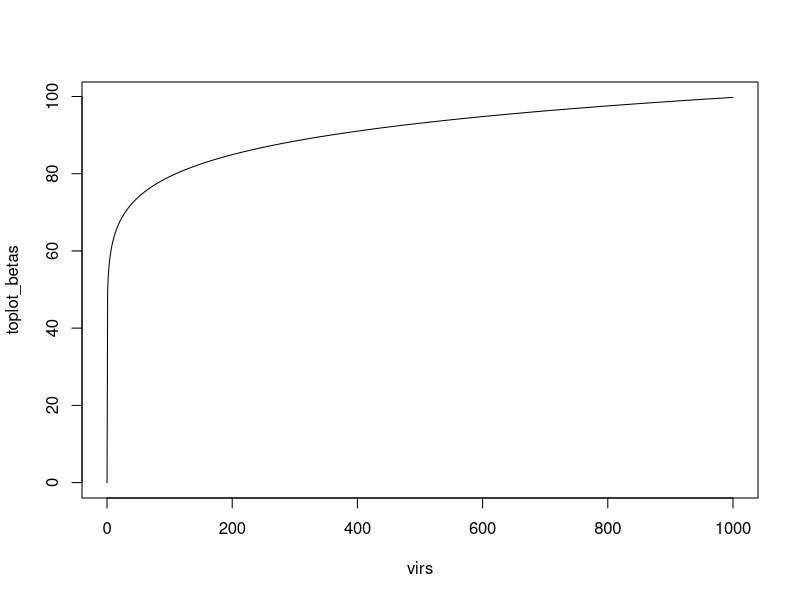
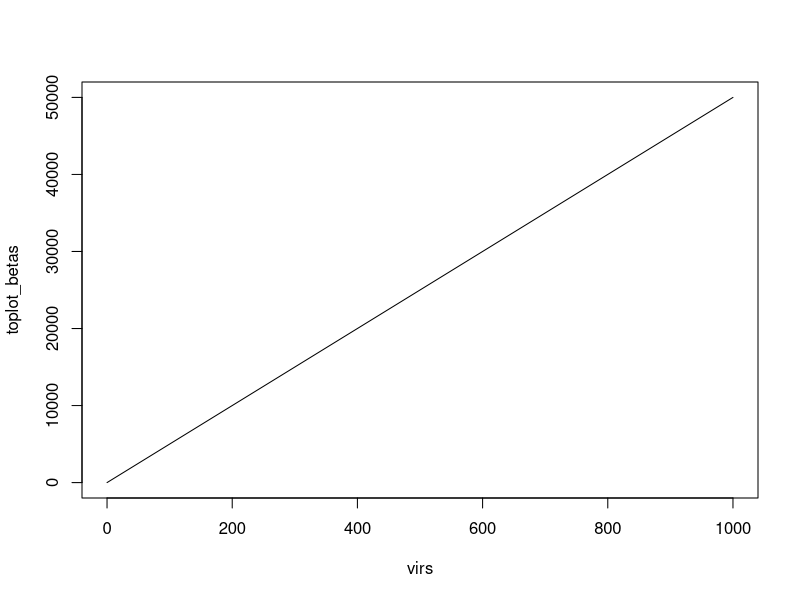
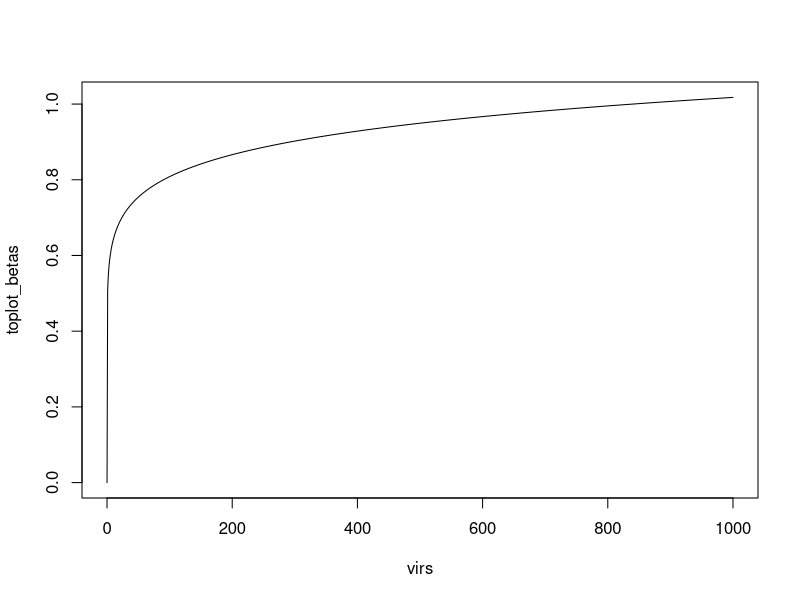
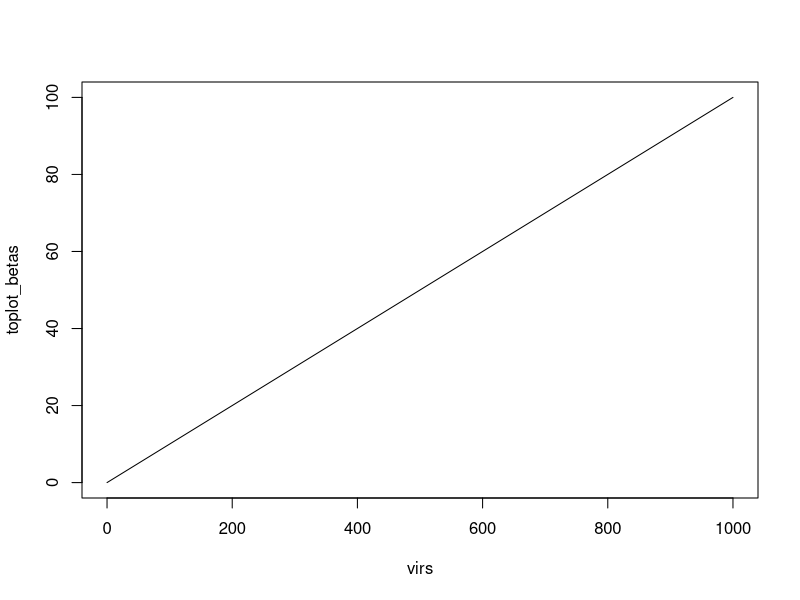
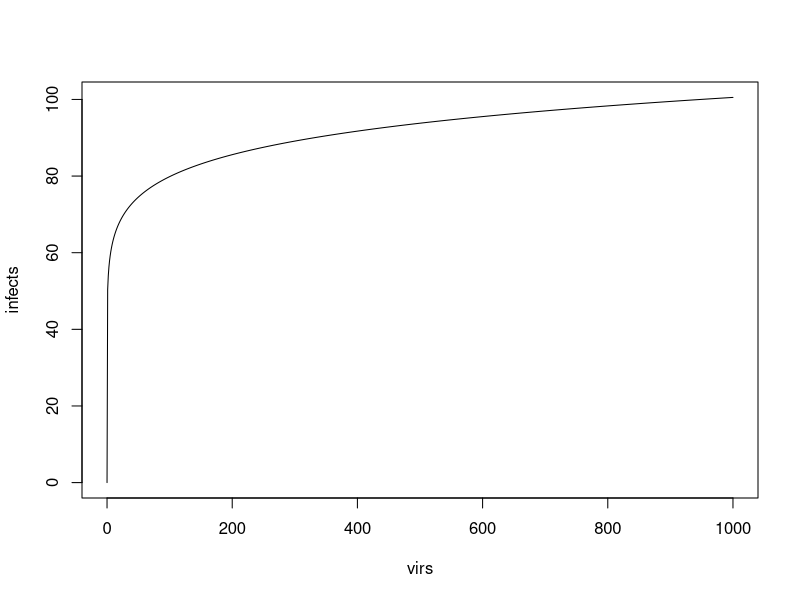
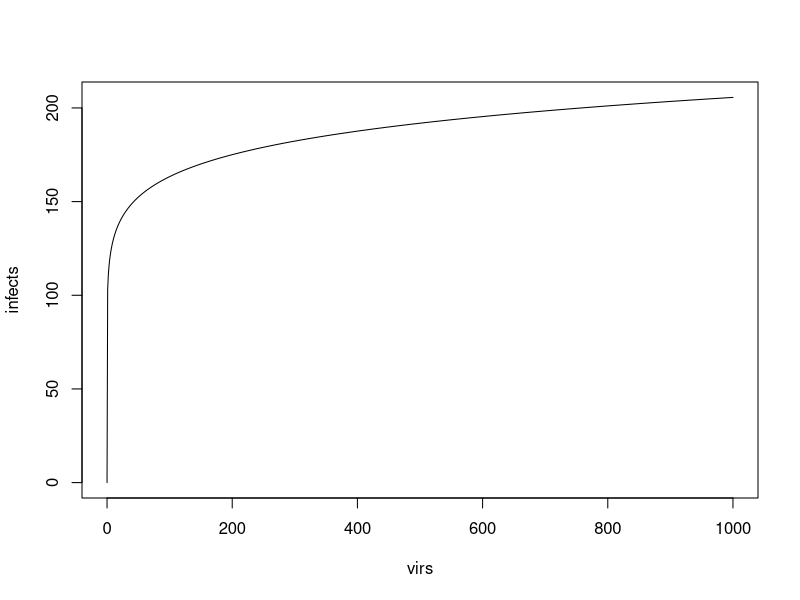
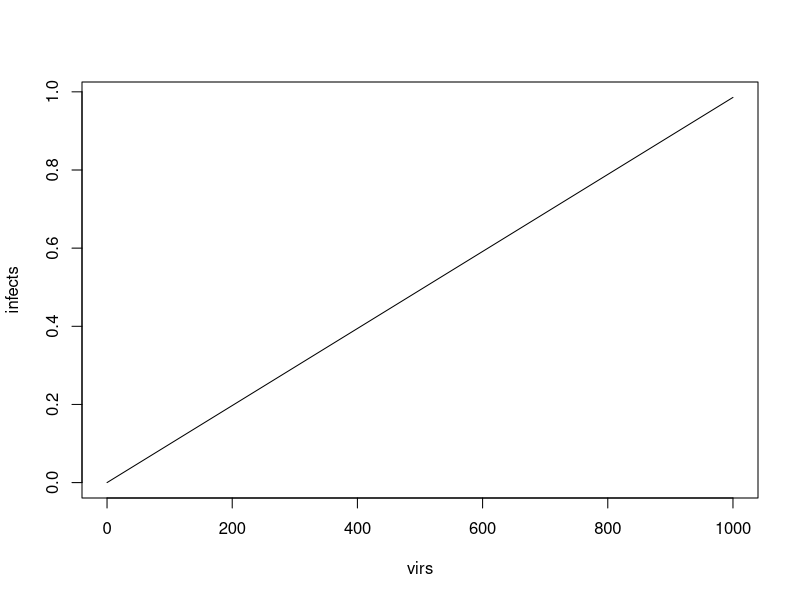
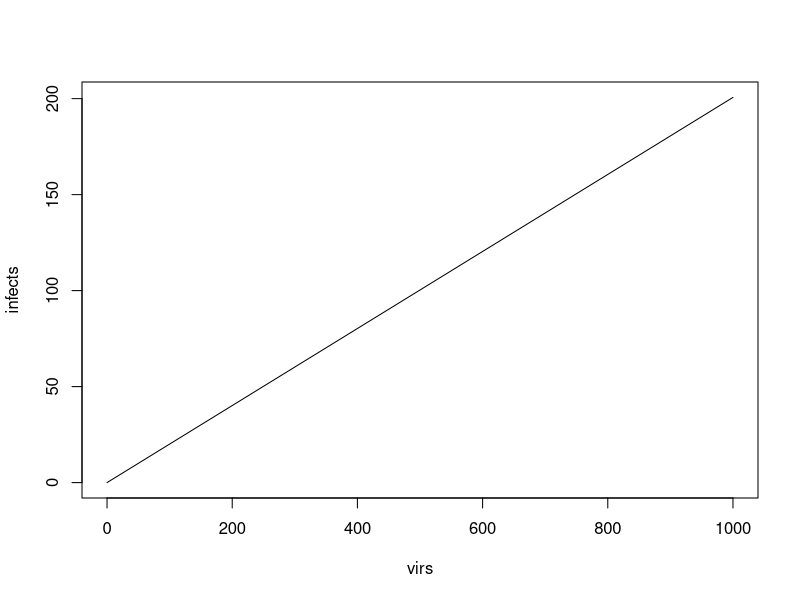

These figures' R source, in order: (Note: this script raises an error after producing the figures.)
# Freq. dependent
virs <- seq(0, 1000, 1)
c1 <- 50
c2 <- 0.1
toplot_betas <- c1 * (virs)^c2
plot(virs, toplot_betas, type='l')

c1 <- 50
c2 <- 1
toplot_betas <- c1 * (virs)^c2
plot(virs, toplot_betas, type='l')

c1 <- 0.51
c2 <- 0.1
toplot_betas <- c1 * (virs)^c2
plot(virs, toplot_betas, type='l')

c1 <- 0.1
c2 <- 1
toplot_betas <- c1 * (virs)^c2
plot(virs, toplot_betas, type='l')

# Dens. dependent
virs <- seq(0, 1000, 1) # Should infect at least one per day
DFE_markets <- 2267.22
c2 <- 0.1
c1 <- 1 / 45
infects <- c1 * (virs)^c2 * DFE_markets
plot(virs, infects, type='l')
max(infects)

virs <- seq(0, 1000, 1) # Should infect no more than 200 poultry initially
DFE_markets <- 2267.22
c2 <- 0.1
c1 <- 1 / 22
infects <- c1 * (virs)^c2 * DFE_markets
plot(virs, infects, type='l')
max(infects)

virs <- seq(0, 1000, 1) # Should infect at least one per day
DFE_markets <- 2267.22
c2 <- 1
c1 <- 1 / 2300000
infects <- c1 * (virs)^c2 * DFE_markets
plot(virs, infects, type='l')
max(infects)

virs <- seq(0, 1000, 1) # Should infect no more than 200 poultry initially
DFE_markets <- 2267.22
c2 <- 1
c1 <- 1 / 11300
infects <- c1 * (virs)^c2 * DFE_markets
plot(virs, infects, type='l')
max(infects)



# Else
c1 <- 1
c2 <- 0.6
c3 <- 1e-04
m_m = 1 / 3
R0s <- c()
for (vir in virs) {
  mort <- (vir) * c3
  beta <- c1 * (vir)^c2
  psi <- 1 / (1 / ((gamma + nat_mort + m_m + mort)) + 4)
  F_matrix = matrix(c(0, beta*N_m/N_m^p, epsilon*beta*N_m/N_m^p,
                      0, 0, 0,
                      0, 0, 0),nrow=3, ncol=3, byrow=T)
  V_matrix = matrix(c(-sigma-nat_mort-m_m, 0, 0,
                      sigma, -m_m-gamma-mort-nat_mort, 0,
                      sigma, 0, -psi),nrow=3, ncol=3, byrow=T)
  V_matrix_inverse = solve(V_matrix)
  G_matrix = F_matrix %*% V_matrix_inverse
  R0_one = abs(eigen(G_matrix)$values[1])
  R0_num = beta * N_m * psi * sigma + epsilon * beta * N_m * (m_m * sigma + gamma * sigma + mort * sigma + sigma * nat_mort)
  R0_denom = N_m^p * (- sigma - nat_mort - m_m) * (- psi) * (- m_m - gamma - mort - nat_mort)
  R0_two = abs(R0_num / R0_denom)
  if (round(R0_one, 2) != round(R0_two, 2)) {
    stop(paste0(R0_one, '; ', R0_two))
  }
  R0s <- c(R0s, R0_one)
}

# Plot
plot(virs, R0s, type='l')
virs[which(R0s == max(R0s))]
#plot(virs * c3, R0s, type='l')

